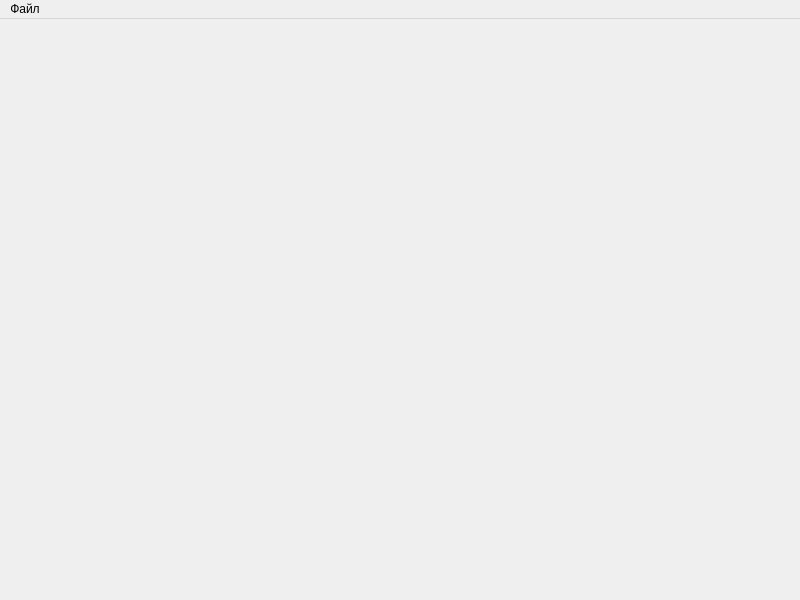
<?xml version="1.0" encoding="UTF-8"?>
<ui version="4.0">
 <class>MainWindow</class>
 <widget class="QMainWindow" name="MainWindow">
  <property name="geometry">
   <rect>
    <x>0</x>
    <y>0</y>
    <width>800</width>
    <height>600</height>
   </rect>
  </property>
  <property name="windowTitle">
   <string>Viewer</string>
  </property>
  <widget class="QWidget" name="centralwidget"/>
  <widget class="QMenuBar" name="menuBar">
   <property name="geometry">
    <rect>
     <x>0</x>
     <y>0</y>
     <width>800</width>
     <height>21</height>
    </rect>
   </property>
   <widget class="QMenu" name="menu">
    <property name="title">
     <string>Файл</string>
    </property>
    <addaction name="openAction"/>
   </widget>
   <addaction name="menu"/>
  </widget>
  <action name="openAction">
   <property name="text">
    <string>Открыть...</string>
   </property>
  </action>
 </widget>
 <resources/>
 <connections/>
</ui>
